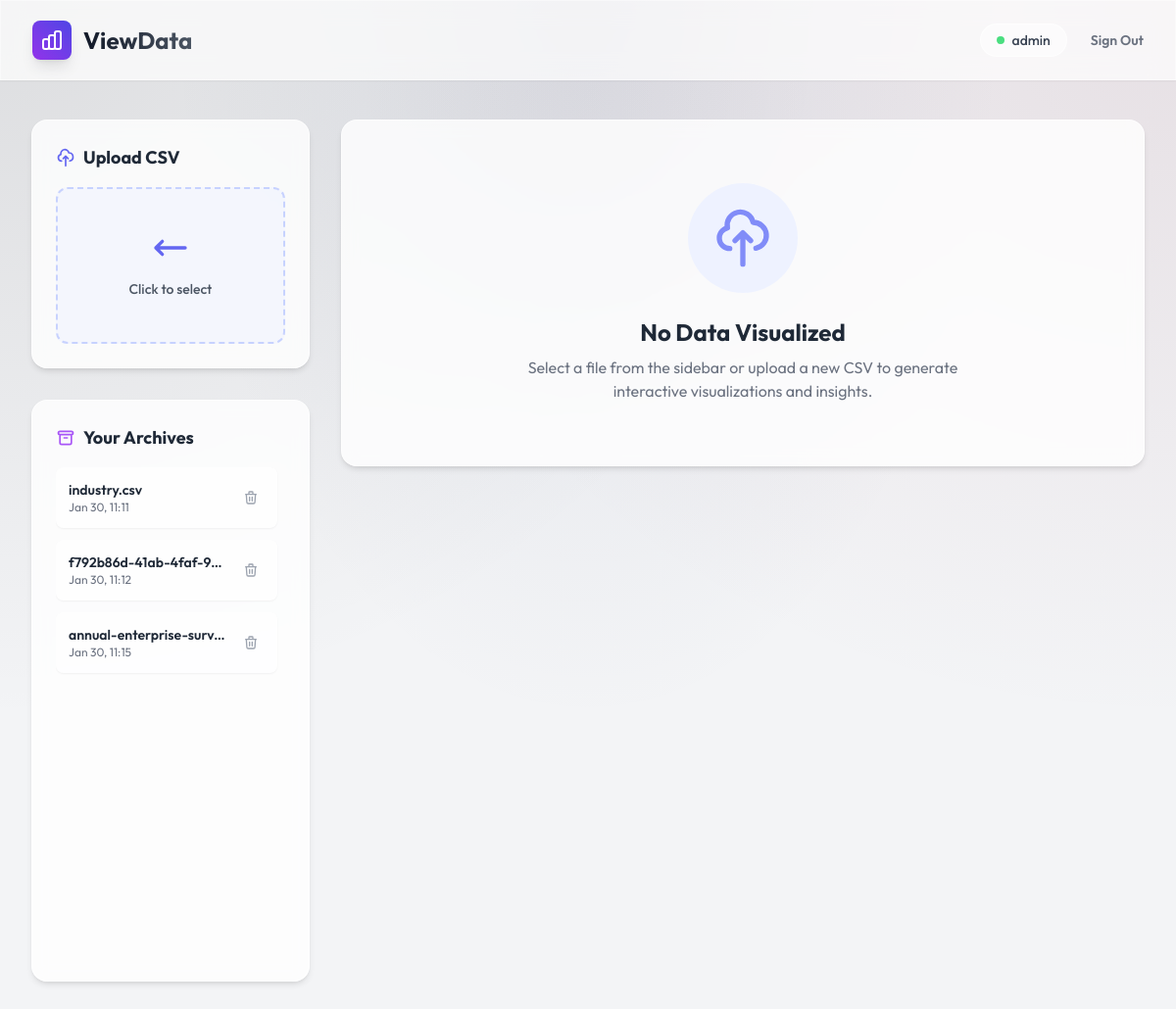
Page /dashboard (signed in) on the earlier database version.
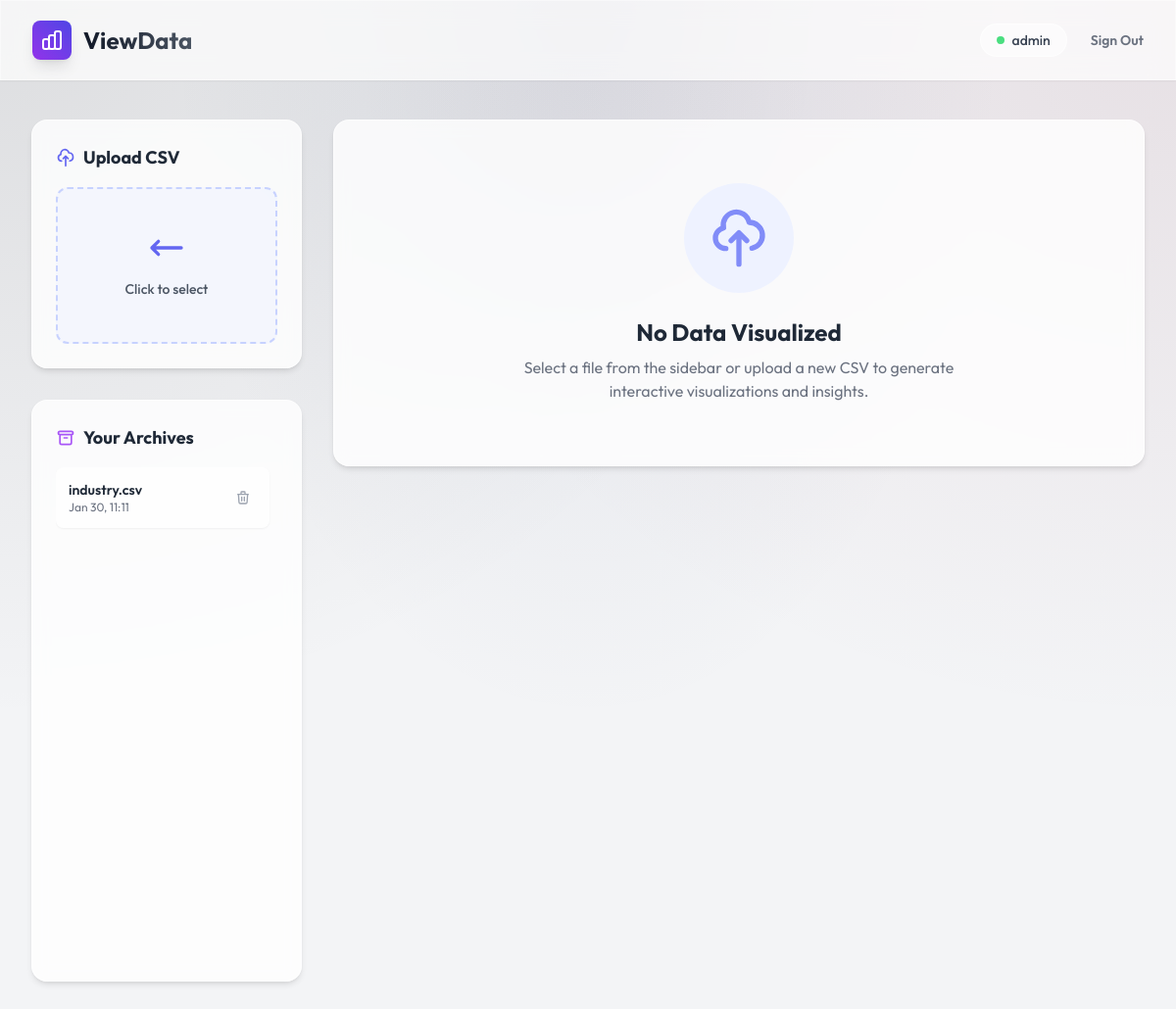
Same page on the later database version.
### app/models.py (models this page shows)
class Upload(db.Model):
    id = db.Column(db.Integer, primary_key=True)
    filename = db.Column(db.String(100), nullable=False)
    filepath = db.Column(db.String(255), nullable=False)
    uploaded_at = db.Column(db.DateTime, default=datetime.utcnow)
    user_id = db.Column(db.Integer, db.ForeignKey('user.id'), nullable=False)

### app/routes.py (the view, shortened to what this page needs)
@main.route('/dashboard')
@login_required
def dashboard():
    uploads = Upload.query.filter_by(user_id=current_user.id).all()
    selected_file_id = request.args.get('file_id')
    csv_data = None
    return render_template('dashboard.html', uploads=uploads, csv_data=csv_data)

### app/templates/dashboard.html (shortened to what the changed rows need)
<!DOCTYPE html>
<html lang="en" class="transition-colors duration-300">
<head>
    <script src="https://cdn.tailwindcss.com"></script>
</head>
<body class="text-gray-800 dark:text-gray-100 bg-light-mode dark:bg-dark-mode min-h-screen">
    <div class="max-w-7xl mx-auto py-10 px-4 sm:px-6 lg:px-8">
        <div class="flex flex-col lg:flex-row gap-8">
            <div class="lg:w-1/4 space-y-8">
                <div class="glass-card p-6">
                    <div class="space-y-3 h-[500px] overflow-y-auto pr-2 custom-scrollbar">
                        {% for upload in uploads %}
                        <div
                            class="bg-white dark:bg-gray-800 bg-opacity-60 dark:bg-opacity-40 p-3 rounded-lg flex justify-between items-center group hover:bg-white dark:hover:bg-gray-700 transition-all shadow-sm border border-transparent hover:border-purple-200 dark:hover:border-purple-800">
                            <a href="{{ url_for('main.dashboard', file_id=upload.id) }}" class="flex-1 min-w-0 mr-3">
                                <p class="text-sm font-semibold text-gray-800 dark:text-gray-200 truncate">{{
                                    upload.filename }}</p>
                                <p class="text-xs text-gray-500 dark:text-gray-400">{{ upload.uploaded_at.strftime('%b
                                    %d, %H:%M') }}</p>
                            </a>
                            <form action="{{ url_for('main.delete_file', file_id=upload.id) }}" method="post"
                                onsubmit="return confirm('Are you sure you want to delete this file?');">
                                <button type="submit"
                                    class="p-1.5 text-gray-400 hover:text-red-500 hover:bg-red-50 dark:hover:bg-red-900 rounded-md transition-colors">
                                    <svg class="w-4 h-4" fill="none" stroke="currentColor" viewBox="0 0 24 24">
                                        <path stroke-linecap="round" stroke-linejoin="round" stroke-width="2"
                                            d="M19 7l-.867 12.142A2 2 0 0116.138 21H7.862a2 2 0 01-1.995-1.858L5 7m5 4v6m4-6v6m1-10V4a1 1 0 00-1-1h-4a1 1 0 00-1 1v3M4 7h16">
                                        </path>
                                    </svg>
                                </button>
                            </form>
                        </div>
                        {% else %}
                        <div class="text-center py-8 text-gray-400">
                            <p class="text-sm">No files yet.</p>
                        </div>
                        {% endfor %}
                    </div>
                </div>
            </div>
        </div>
    </div>
</body>
</html>

Differences in the rows shown:
removed Upload: filename "f792b86d-41ab-4faf-9…", uploaded_at "Jan 30, 11:12"
removed Upload: filename "annual-enterprise-surv…", uploaded_at "Jan 30, 11:15"
